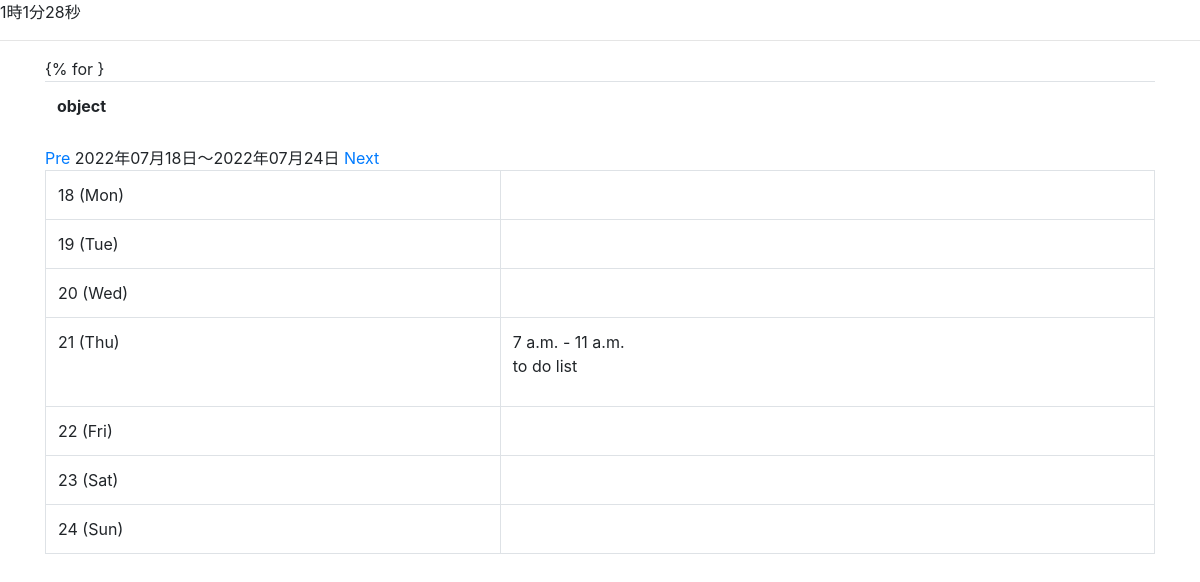
/mycalendar/week_with_schedule/, run on the app's committed database.
### mycalendar/models.py (models this page shows, shortened)
class Schedule(models.Model):
    summary = models.CharField('Summary', max_length=50,null=True)
    description = models.TextField('details', blank=True)
    start_time = models.TimeField('start time', default=datetime.time(7, 0, 0))
    end_time = models.TimeField('end time', default=datetime.time(7, 0, 0))
    date = models.DateField('date')
    created_at = models.DateTimeField('create date', default=timezone.now)

### mycalendar/views.py (the view)
# urls.py: path('week_with_schedule/', views.WeekWithScheduleCalendar.as_view(), name='week_with_schedule'),
class WeekWithScheduleCalendar(mixins.WeekWithScheduleMixin, generic.TemplateView):
    template_name = 'mycalendar/week_with_schedule.html'
    model = Schedule
    date_field = 'date'
    def get_context_data(self, **kwargs):
        context = super().get_context_data(**kwargs)
        calendar_context = self.get_week_calendar()
        context.update(calendar_context)
        context['week_row'] = zip(
            calendar_context['week_names'],
            calendar_context['week_days'],
            calendar_context['week_day_schedules'].values()
        )
        return context

### mycalendar/mixins.py (called while the page is built)
    def setup_calendar(self):
        self._calendar = calendar.Calendar(self.first_weekday)

    def get_week_names(self):
        week_names = deque(self.week_names)
        week_names.rotate(-self.first_weekday)
        return week_names

    def get_week_days(self):
        month = self.kwargs.get('month')
        year = self.kwargs.get('year')
        day = self.kwargs.get('day')
        if month and year and day:
            date = datetime.date(year=int(year), month=int(month), day=int(day))
        else:
            date = datetime.date.today()
        for week in self._calendar.monthdatescalendar(date.year, date.month):
            if date in week:
                return week

    def get_week_calendar(self):
        self.setup_calendar()
        days = self.get_week_days()
        first = days[0]
        last = days[-1]
        calendar_data = {
            'now': datetime.date.today(),
            'week_days': days,
            'week_previous': first - datetime.timedelta(days=7),
            'week_next': first + datetime.timedelta(days=7),
            'week_names': self.get_week_names(),
            'week_first': first,
            'week_last': last,
        }
        return calendar_data

    def get_week_schedules(self, start, end, days):
        lookup = {
            '{}__range'.format(self.date_field): (start, end)
        }
        queryset = self.model.objects.filter(**lookup)
        day_schedules = {day: [] for day in days}
        for schedule in queryset:
            schedule_date = getattr(schedule, self.date_field)
            day_schedules[schedule_date].append(schedule)
        return day_schedules

    def get_week_calendar(self):
        calendar_context = super().get_week_calendar()
        calendar_context['week_day_schedules'] = self.get_week_schedules(
            calendar_context['week_first'],
            calendar_context['week_last'],
            calendar_context['week_days']
        )
        return calendar_context

### mycalendar/templates/mycalendar/week_with_schedule.html (shortened to what this page needs)
{% extends 'mycalendar/base.html' %}
{% block content %}
    <a href="{% url 'mycalendar:week_with_schedule' week_previous.year week_previous.month  week_previous.day %}">Pre</a>
    {{ week_first | date:"Y年m月d日" }}〜{{ week_last | date:"Y年m月d日" }}
    <a href="{% url 'mycalendar:week_with_schedule' week_next.year week_next.month  week_next.day %}">Next</a>
    <table class="table table-bordered">
        <tbody>
        {% for week_name, day, schedules in week_row %}
            <tr>
                <td>
                    {% if week_first.month != day.month %}
                        {{ day | date:"m/d" }}
                    {% else %}
                        {{ day.day }}
                    {% endif %}
                    ({{ week_name }})
                </td>
                <td>
                    {% for s in schedules %}
                        {{ s.start_time }} - {{ s.end_time }}<br>
                        {{ s.summary }}<br>
                    {% endfor %}
                </td>
            </tr>
        {% endfor %}
        </tbody>
    </table>
{% endblock %}

### data on the page
Schedule: day "21", week_name "Thu", start_time "7 a.m.", end_time "11 a.m.", summary "to do list"

### other printed values
{{ week_first | date:"Y年m月d日" }} "2022年07月18日"
{{ week_last | date:"Y年m月d日" }} "2022年07月24日"
{{ day.day }} "18" "19" "20" "22" "23" "24"
{{ week_name }} "Mon" "Tue" "Wed" "Fri" "Sat" "Sun"
